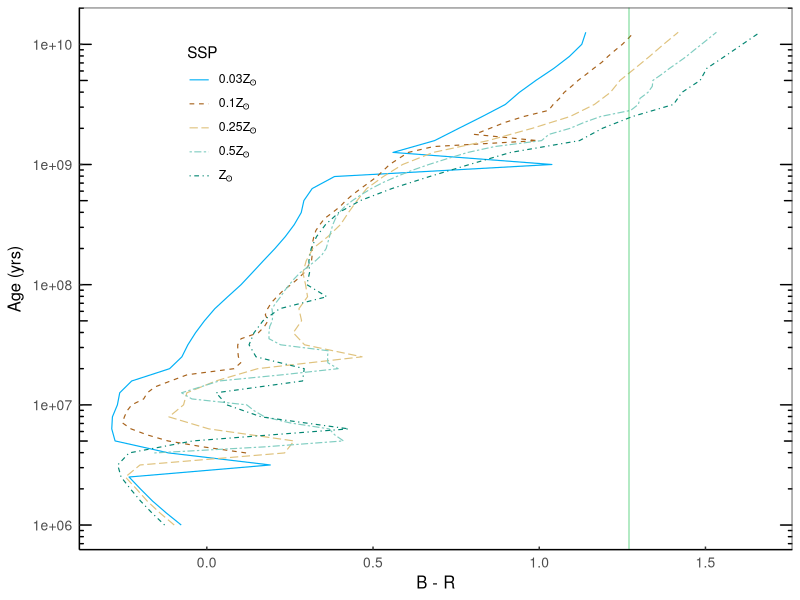

Here is the R script that generated this plot:
z1 <- read.table('z1sol.dat', header=TRUE)
z2 <- read.table('z05sol.dat', header=TRUE)
z3 <- read.table('z025sol.dat', header=TRUE)
z4 <- read.table('z01sol.dat', header=TRUE)
#z5 <- read.table('z03sol.dat', header=TRUE)
z6 <- read.table('z003sol.dat', header=TRUE)

z1$Z <- "1Z"
z2$Z <- "0.5Z"
z3$Z <- "0.25Z"
z4$Z <- "0.1Z"
#z5$Z <- "0.3Z"
z6$Z <- "0.03Z"

z <- rbind(z1, z2, z3, z4, z6)
z$BR <- z$B - z$R

z$BR <- z$B - z$R
z$BV <- z$B - z$V
library(ggplot2)
library(Cairo)

legend_title <- "SSP"
# 
plotlabels = expression('0.03Z'['\u0298'],
                        '0.1Z'['\u0298'],
                        '0.25Z'['\u0298'],
                        #'0.3Z'['\u0298'],
                        '0.5Z'['\u0298'],
                        Z['\u0298'])

g <- ggplot(z) + 
  geom_path(aes(x=BR, y=Age, color=Z, linetype=Z), size=0.4) + 
  geom_vline(aes(xintercept=1.27), size=0.2, linetype=1, color='#00BA38') + 
  scale_linetype_manual(legend_title, values=c(1,2,5,6,4),
                        labels=plotlabels) +
  scale_color_manual(legend_title, values=c('#00B0F6','#a6611a','#dfc27d','#80cdc1','#018571'), 
                     labels=plotlabels) +
  theme_bw() +
  theme(legend.position=c(0.2,0.8)) + 
  theme(panel.grid.major = element_blank(), 
        panel.grid.minor = element_blank(), 
        axis.line = element_line(colour = "black"),
        axis.ticks.length=unit(-0.08, "cm"),
        axis.title=element_text(size=12),
        legend.key = element_blank(),
        axis.text.y=element_text(margin=margin(0,5,0,0), size=10), 
        axis.text.x=element_text(margin=margin(5,0,0,0), size=10)) +
  ylab(expression('Age (yrs)')) + 
  xlab(expression('B - R'))  +
  scale_y_log10() +
  annotation_logticks(sides = "lr")

ggsave('isometal.pdf', g, width=6, height=6, device=cairo_pdf)
